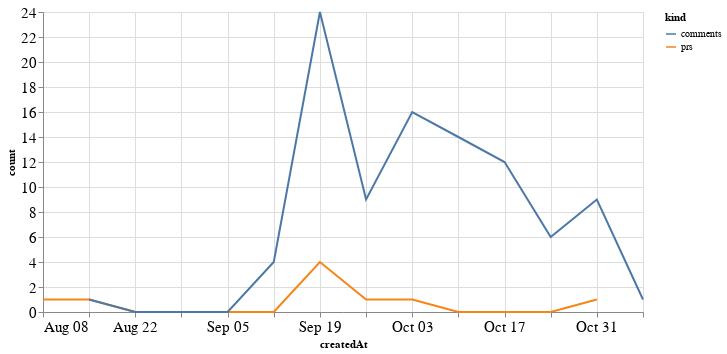

Notebook cell for this chart:
### Code cell
alt.Chart(total_time, width=600).mark_line().encode(
    x='createdAt',
    y='count',
    color='kind'
)

### Figure 1 — Vega-Lite specification as saved in the notebook (floating-point values rounded to 4 significant figures)
{"config": {"axisLeft": {"labelFontSize": 15}, "axisBottom": {"labelFontSize": 15}}, "data": {"name": "data-cd7fb766a367e6449ae3ebbccbc18d56"}, "mark": "line", "encoding": {"color": {"type": "nominal", "field": "kind"}, "x": {"type": "temporal", "field": "createdAt"}, "y": {"type": "quantitative", "field": "count"}}, "width": 600, "$schema": "https://vega.github.io/schema/vega-lite/v4.8.1.json", "datasets": {"data-cd7fb766a367e6449ae3ebbccbc18d56": [{"createdAt": "2021-08-08T00:00:00", "kind": "prs", "count": 1.0}, {"createdAt": "2021-08-15T00:00:00", "kind": "prs", "count": 1.0}, {"createdAt": "2021-08-22T00:00:00", "kind": "prs", "count": 0.0}, {"createdAt": "2021-08-29T00:00:00", "kind": "prs", "count": 0.0}, {"createdAt": "2021-09-05T00:00:00", "kind": "prs", "count": 0.0}, {"createdAt": "2021-09-12T00:00:00", "kind": "prs", "count": 0.0}, {"createdAt": "2021-09-19T00:00:00", "kind": "prs", "count": 4.0}, {"createdAt": "2021-09-26T00:00:00", "kind": "prs", "count": 1.0}, {"createdAt": "2021-10-03T00:00:00", "kind": "prs", "count": 1.0}, {"createdAt": "2021-10-10T00:00:00", "kind": "prs", "count": 0.0}, {"createdAt": "2021-10-17T00:00:00", "kind": "prs", "count": 0.0}, {"createdAt": "2021-10-24T00:00:00", "kind": "prs", "count": 0.0}, {"createdAt": "2021-10-31T00:00:00", "kind": "prs", "count": 1.0}, {"createdAt": "2021-11-07T00:00:00", "kind": "prs", "count": null}, {"createdAt": "2021-08-08T00:00:00", "kind": "comments", "count": null}, {"createdAt": "2021-08-15T00:00:00", "kind": "comments", "count": 1.0}, {"createdAt": "2021-08-22T00:00:00", "kind": "comments", "count": 0.0}, {"createdAt": "2021-08-29T00:00:00", "kind": "comments", "count": 0.0}, {"createdAt": "2021-09-05T00:00:00", "kind": "comments", "count": 0.0}, {"createdAt": "2021-09-12T00:00:00", "kind": "comments", "count": 4.0}, {"createdAt": "2021-09-19T00:00:00", "kind": "comments", "count": 24.0}, {"createdAt": "2021-09-26T00:00:00", "kind": "comments", "count": 9.0}, {"createdAt": "2021-10-03T00:00:00", "kind": "comments", "count": 16.0}, {"createdAt": "2021-10-10T00:00:00", "kind": "comments", "count": 14.0}, {"createdAt": "2021-10-17T00:00:00", "kind": "comments", "count": 12.0}, {"createdAt": "2021-10-24T00:00:00", "kind": "comments", "count": 6.0}, {"createdAt": "2021-10-31T00:00:00", "kind": "comments", "count": 9.0}, {"createdAt": "2021-11-07T00:00:00", "kind": "comments", "count": 1.0}]}}
